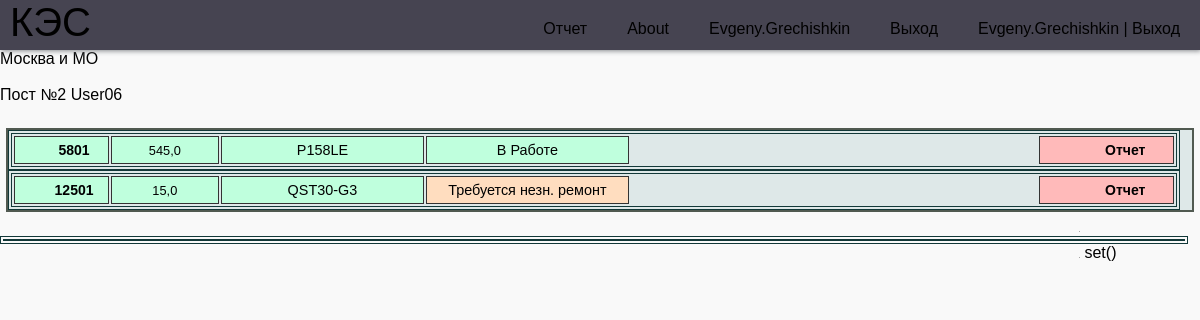
Page /area/5/ (signed in) on the committed database.
### report/models.py (models this page shows, shortened)
class ObjectKES(models.Model):
    name = models.CharField(max_length=30)
    manager = models.ForeignKey(get_user_model(),
                               on_delete=models.SET_NULL,
                               related_name='manager_obj',
                               null=True, default=None)
    public = models.BooleanField(default=False)
    class Meta:
        verbose_name = 'Объект'
        verbose_name_plural = 'Объект'

class Location(models.Model):
    name = models.CharField(max_length=30)
    object_kes = models.ForeignKey(ObjectKES, on_delete=models.SET_NULL, null=True)
    operator = models.ForeignKey(get_user_model(),
                               on_delete=models.SET_NULL,
                               related_name='operator_area',
                               null=True, default=None)
    address = models.CharField(max_length=250, blank=True)
    class Meta:
        verbose_name = 'Участок'
        verbose_name_plural = 'Участок'

class CreateDGU(models.Model):
    name = models.CharField(max_length=30, verbose_name="Номер Дгу")
    hours = models.FloatField(null=True, default=0, verbose_name='МотоЧасы')
    maker_dvs = models.ForeignKey(Maker, on_delete=models.SET_NULL, null=True, blank=True, verbose_name="Производитель")
    long_name = models.CharField(max_length=30, null=True, blank=True, verbose_name="Название Дгу")
    post_name = models.ForeignKey(Post, on_delete=models.SET_NULL, null=True, blank=True, verbose_name="Название поста")
    dvs = models.ForeignKey(DVS, on_delete=models.SET_NULL, null=True, blank=True, verbose_name="ДВС")
    alternator = models.ForeignKey(Alternator, on_delete=models.SET_NULL, null=True, blank=True, verbose_name="Генератор")
    location = models.ForeignKey(Location, on_delete=models.SET_NULL, null=True, blank=True, verbose_name="Обьект")
    work = models.BooleanField(default=False, verbose_name='в Работе')
    status = models.ForeignKey(Status, on_delete=models.SET_NULL, null=True, verbose_name="Состояние")
    emkost_nak = models.ForeignKey(TK, on_delete=models.SET_NULL, default=1,
                                   null=True, blank=True, verbose_name="Номер накопительной емкости")
    emkost_pit = models.ForeignKey(Emkost, on_delete=models.SET_NULL, default=1,
                                   null=True, blank=True, verbose_name="Номер питательной емкости")
    pump_meter = models.ForeignKey(Pump_meter, on_delete=models.SET_NULL, default=1,
                                   null=True, blank=True, verbose_name="Счетчик насоса")
    mercury = models.ForeignKey(Mercury, on_delete=models.SET_NULL, null=True, blank=True, default=1,
                                verbose_name="Счетчик меркурий")
    paralel = models.BooleanField(default=False, verbose_name='Паралель')
    koguch = models.BooleanField(default=False, verbose_name='Кожухное Исполнение')
    weight = models.PositiveIntegerField(null=True, blank=True, default=0, verbose_name='Вес кг')
    lsh = models.CharField(max_length=100, null=True, blank=True, verbose_name="Длинна * Ширина * Высота ")
    title = models.CharField(max_length=250, blank=True, verbose_name='Описание  проблем')
    data_to = models.DateField(blank=True, null=True,  verbose_name='Дата последнего ТО')
    motochas_to = models.PositiveIntegerField(null=True, blank=True,  verbose_name='Моточасы последнего ТО')
    interval_to = models.PositiveIntegerField(null=True, blank=True, default=300, verbose_name='Межсервисный интервал')
    nagruzka = models.BooleanField(default=True, verbose_name='Нагрузка')
    active = models.BooleanField(default=True, verbose_name='Активная Нагрузка')
    reactive = models.BooleanField(default=True, verbose_name='Реактивная Нагрузка')
    full_load = models.BooleanField(default=True, verbose_name='Полная Нагрузка')
    l1 = models.BooleanField(default=True, verbose_name='L1')
    l2 = models.BooleanField(default=True, verbose_name='L2')
    l3 = models.BooleanField(default=True, verbose_name='L3')
    voltage = models.BooleanField(default=True, verbose_name='Напряжение')
    frequency = models.BooleanField(default=True, verbose_name='Частота')
    dmasla = models.BooleanField(default=True, verbose_name='Давление масла')
    tog = models.BooleanField(default=True, verbose_name='Темп. Охл. Жидкости')
    akb = models.BooleanField(default=True, verbose_name='АКБ')
    primechanie = models.BooleanField(default=True, verbose_name='Примечания')
    tk_nak = models.BooleanField(default=True, verbose_name='ТК')
    emk_pit = models.BooleanField(default=True, verbose_name='Емкость питательная')
    pump_m = models.BooleanField(default=True, verbose_name='Счетчик Насоса')
    mrc = models.BooleanField(default=False, verbose_name='Меркурий')
    class Meta:
        verbose_name = 'ДГУ'
        verbose_name_plural = 'ДГУ'

class DVS(models.Model):
    model_dvs = models.ForeignKey(DVSmodel, on_delete=models.SET_NULL, blank=True, null=True, verbose_name="ДВС")
    sn = models.CharField(max_length=70, blank=True, verbose_name='Серейный номер')
    engine_hours = models.FloatField(default=0, null=True, verbose_name="Моточасы")
    title = models.CharField(max_length=250, blank=True, verbose_name='Описание')
    class Meta:
        verbose_name = 'ДВС'
        verbose_name_plural = 'ДВС'

class DVSmodel(models.Model):
    model_dvs = models.CharField(blank=True, max_length=30, verbose_name='Модель ДВС')
    maker_dvs = models.ForeignKey(Maker, on_delete=models.SET_NULL, null=True, verbose_name="Производитель")
    power = models.IntegerField(blank=True, verbose_name="Мощьность ДВС")
    cylinders = models.IntegerField(blank=True, verbose_name="Количество цилиндров")
    volume = models.DecimalField(blank=True, null=True, max_digits=5, decimal_places=2,  verbose_name="Объем ДВС")
    weight = models.PositiveIntegerField(null=True, blank=True, default=0, verbose_name='Вес кг')
    title = models.CharField(max_length=250, blank=True, verbose_name='Описание')
    class Meta:
        verbose_name = 'Модель ДВС'
        verbose_name_plural = 'Модель ДВС'

### report/views.py (the view)
# urls.py: path("area/<int:id>/", area, name='area'),
@login_required
def area(request, id):
    y, m, d = (int(i) for i in date.today().isoformat().split("-"))
    dgus = CreateDGU.objects.filter(location=id)
    location = Location.objects.get(id=id)
    object_kes = Location.objects.get(id=id).object_kes.name
    report = ReportDGU.objects.filter(time_create__date=date(y, m, d), dgu__location__id=id)
    rpt = set(i.dgu.name for i in report)
    return render(request, "area.html",
                  {'dgus': dgus, 'location': location, 'object_kes': object_kes,
                   'report': report, 'rpt': rpt})

### report/templates/area.html (shortened to what this page needs)
{% extends 'base.html' %}
{% load static %}
{% block css %}
    <link rel="stylesheet" href="{% static 'style/style.css' %}">
    <link rel="stylesheet" href="{% static 'style/style_area.css' %}">
{% endblock css %}
{% block content %}
<main>
    <p>{{ object_kes }}</p> <br>
    <p>{{ location.name }} {{ location.operator }}</p> <br>
        <div class="blok_1  inline">
            {% for dgu in dgus %}
                <table>
                    <tr>
                        {% if dgu.status.id == 2 %}
                            <td class="st1 dgu_status_avar"><a href="{% url 'dgu' dgu.id %}" >{{dgu.name}}</a></td>
                            <td class="st5 dgu_status_avar">{{dgu.dvs.engine_hours}}</td>
                            <td class="st2 dgu_status_avar">{{dgu.dvs.model_dvs.model_dvs}}</td>
                            <td class="st3 dgu_status_avar">Аварийная остановка</td>
                            <td class="st6 dgu_status_avar">{{dgu.title}}</td>
                            <td class="st4 dgu_status_avar"><a href="../../create_report/{{dgu.id}}">Ремонт</a></td>
                        {% elif dgu.work %}
                            <td class="st1 dgu_status_rab" ><a href="{% url 'dgu' dgu.id %}" >{{dgu.name}}</a></td>
                            <td class="st5 dgu_status_rab">{{dgu.dvs.engine_hours}}</td>
                            <td class="st2 dgu_status_rab">{{dgu.dvs.model_dvs.model_dvs}}</td>
                                {% if dgu.status.id == 4 %}
                                    <td class="st3 dgu_status_rem">Требуется незн. ремонт</td>
                                {% elif dgu.status.id == 5 %}
                                    <td class="st3 dgu_status_avar">Требуется ТО</td>
                                {% else %}
                                    <td class="st3 dgu_status_rab">В Работе</td>
                                {% endif %}
                            <td class="st6 dgu_status_rab">{{dgu.title}}</td>
                            {% if dgu.name in rpt %}
                            <td class="st4 dgu_status_rab"><a href="../../create_report/{{dgu.id}}">Отчет</a></td>
                            {% else %}
                            <td class="st4 dgu_status_avar"><a href="../../create_report/{{dgu.id}}">Отчет</a></td>
                            {% endif %}
                        {% endif %}
                    </tr></table>
                {% endfor %}
            </div>
    <table>
    </table>
    {{ rpt }}
</main>
{% endblock content %}

### report/templates/base.html (shortened to what this page needs)
<!DOCTYPE html>
{% load static %}
<html lang="ru">
<head>
    {% block css %}{% endblock css %}
</head>
<body>
    <header class="header">
         <a href="{%url 'index'%}" class="logo">КЭС</a>
        <nav class="nav">
            <ul class="menu">
                {% if user.is_authenticated %}
                <li><a href="{%url 'create_dgu'%}">Отчет</a></li>
                <li><a href="#">About</a></li>
                <li><a href="admin/">{{user.username}}</a></li>
                <li><a href="{%url 'users:logout'%}">Выход</a></li>
                <li><a href="{%url 'users:logout'%}">{{user.username}} | Выход</a></li>
                {% else %}
                <li><a href="{%url 'users:login'%}">Авторизация</a></li>
                {% endif %}
            </ul>
        </nav>
    </header>
    {% block content %}{% endblock content %}
</body>
</html>

### report/static/style/style.css (style rules this page uses)
:root { --white: #f9f9f9; --black: #464451; --grey: #85888C; }
* { margin: 0; padding: 0; box-sizing: border-box; }
body { background-color: var(--white); font-family: "Poppins", sans-serif; }
a { text-decoration: none; }
ul { list-style: none; }
.header { background-color: var(--black); box-shadow: 1px 1px 5px 0px var(--grey); position: sticky; top: 0; width: 100%; height: 50px; }
.logo { display: inline-block; color: var(--white); font-size: 40px; margin-left: 10px; }
.nav { width: 100%; height: 100%; position: fixed; background-color: var(--black); overflow: hidden; }
.menu a { display: block; padding: 20px; color: var(--white); }
.nav { max-height: 0; transition: max-height .5s ease-out; }
td, th { margin: 5px; padding: 5px; }
@media (min-width: 768px) { .nav { max-height: 70px; top: 0; position: relative; float: right; width: fit-content; background-color: transparent; } }
@media (min-width: 768px) { .menu li { float: left; } }

### report/static/style/style_area.css (style rules this page uses)
a { color: #000; }
.inline { width: 99%; margin: 6px; float: left; }
.blok_1 { width: 99%; background-color: #DEE8E8; text-align: center; border: 2px solid rgb(81, 90, 81); }
.blok_1 a { color: #000; font-size: 14px; font-weight: bold; text-decoration: none; margin-left: 30%; }
table { border: 4px double #123838; width: 99%; text-align: center; }
td { background: #BFFFDD; border: 1px solid #333; empty-cells: hide; padding: 4px; }
.dgu_status_rab { background: #BFFFDD; }
.dgu_status_avar { background: #FFBABA; }
.dgu_status_rem { background: #FFDDBF; }
.st1 { width: 7%; }
.st2 { width: 15%; font-size: 90%; }
.st3 { width:15%; font-size: 90%; }
.st4 { width: 10%; font-size: 90%; }
.st5 { width: 8%; font-size: 80%; }
.st6 { width: 30%; font-size: 80%; }
a:-webkit-any-link { color: #000; }

### rows in the picture
ObjectKES: name "Москва и МО"
Location: name "Пост №2", operator "User06"
CreateDGU: name "5801", dvs.engine_hours "545,0", dvs.model_dvs.model_dvs "Р158LE", shows "В Работе"
CreateDGU: name "12501", dvs.engine_hours "15,0", dvs.model_dvs.model_dvs "QST30-G3", shows "Требуется незн. ремонт"

### other values in the picture
{{ user.username }} "Evgeny.Grechishkin"
{{ rpt }} "set()"
